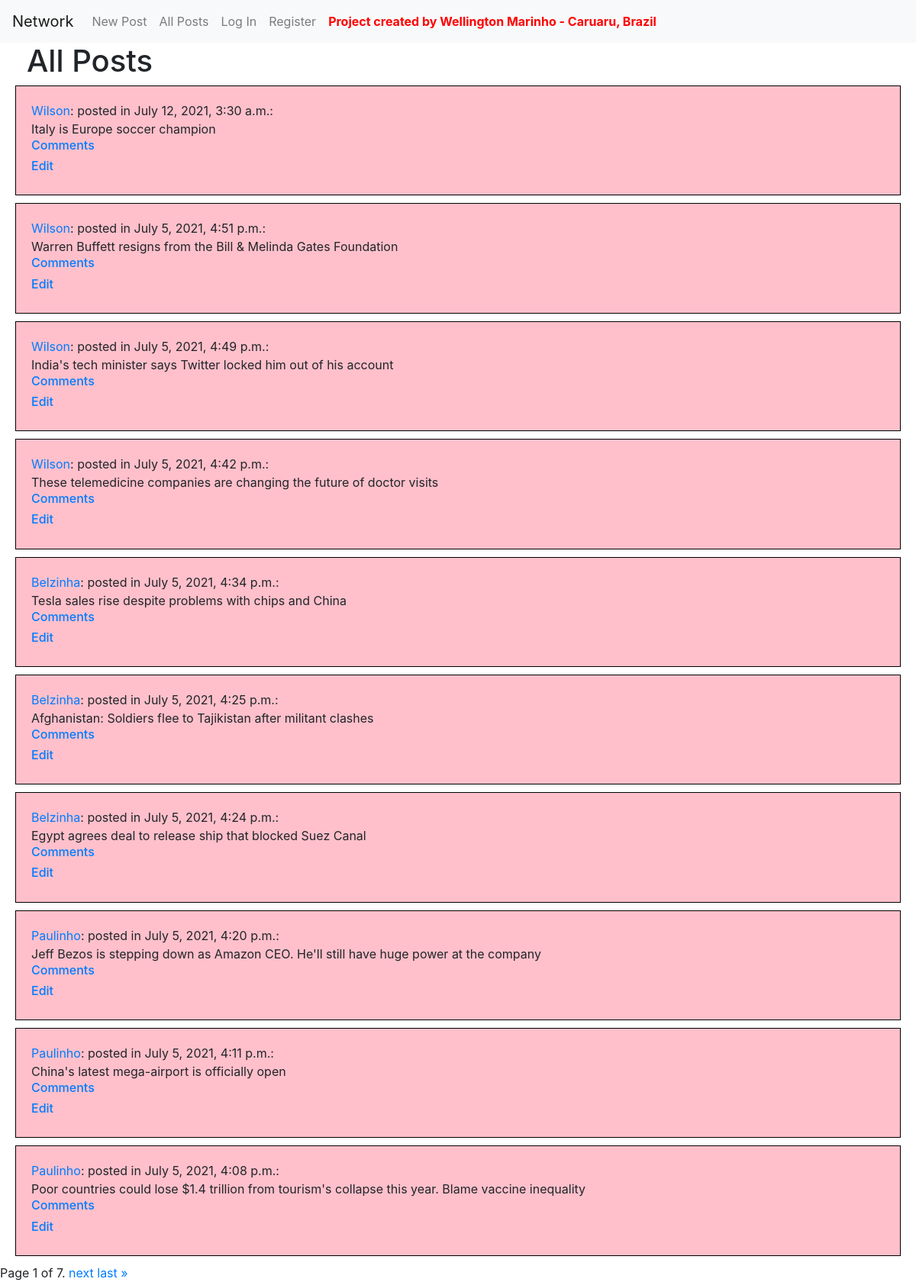
Page /all_posts on the committed database.
### network/models.py (models this page shows, shortened)
class Post(models.Model):
    content = models.CharField(max_length=264)
    time_of_creation = models.DateTimeField(default=timezone.now)
    creator = models.ForeignKey(User, on_delete=models.CASCADE, related_name="posts")
    now = datetime.now()

class User(AbstractUser):
    pass

### network/views.py (the view)
# urls.py: path("all_posts", views.all_posts, name="all_posts"),
def all_posts(request):
    post_list = Post.objects.all()
    post_list = post_list.order_by("-time_of_creation").all()
    paginator = Paginator(post_list, 10) # Show 10 contacts per page.
    page_number = request.GET.get('page', 1)
    page_obj = paginator.get_page(page_number)
    return render(request, 'network/all_posts.html', {'page_obj': page_obj})

### network/templates/network/all_posts.html (shortened to what this page needs)
{% extends "network/layout.html" %}
{% block body %}
        <h1 style="margin-left: 35px;">All Posts</h1>
        {% for post in page_obj %}
            <div class="well">
              <a href="{% url 'profile' post.creator.id %}">{{ post.creator }}</a>: posted in {{ post.time_of_creation }}: <br> {{ post.content }} <br>
              <h6><a href="{% url 'comment' post.id %}">Comments</a></h6>
              <h6><a href="{% url 'edit' post.id %}">Edit</a></h6>
            </div>
        {% endfor %}
        <div class="pagination">
            <span class="step-links">
                <span class="current">
                    Page {{ page_obj.number }} of {{ page_obj.paginator.num_pages }}.
                </span>
                {% if page_obj.has_next %}
                    <a href="?page={{ page_obj.next_page_number }}">next</a>
                    <a href="?page={{ page_obj.paginator.num_pages }}">last &raquo;</a>
                {% endif %}
            </span>
        </div>
{% endblock %}

### network/templates/network/layout.html (shortened to what this page needs)
{% load static %}
<!DOCTYPE html>
<html lang="en">
    <head>
        <link rel="stylesheet" href="https://stackpath.bootstrapcdn.com/bootstrap/4.4.1/css/bootstrap.min.css">
        <link href="{% static 'network/styles.css' %}" rel="stylesheet">
    </head>
    <body>
        <nav class="navbar navbar-expand-lg navbar-light bg-light">
            <a class="navbar-brand" href="#">Network</a>
            <div>
              <ul class="navbar-nav mr-auto">
                <li class="nav-item">
                  <a class="nav-link" href="{% url 'index' %}">New Post</a>
                </li>
                <li class="nav-item">
                  <a class="nav-link" href="{% url 'all_posts' %}">All Posts</a>
                </li>
                {% if user.is_authenticated %}
                    <li class="nav-item">
                        <a class="nav-link" href="{% url 'follower_index' %}">Following</a>
                    </li>
                    <li class="nav-item">
                        <a class="nav-link" href="{% url 'logout' %}">Log Out</a>
                    </li>
                {% else %}
                    <li class="nav-item">
                        <a class="nav-link" href="{% url 'login' %}">Log In</a>
                    </li>
                    <li class="nav-item">
                        <a class="nav-link" href="{% url 'register' %}">Register</a>
                    </li>
                {% endif %}
                <li class="nav-item">
                    <a class="nav-link" href="#"><strong style="color: red;">Project created by Wellington Marinho - Caruaru, Brazil</strong></a>
                </li>
              </ul>
            </div>
          </nav>
        <div class="body">
            {% block body %}
            {% endblock %}
        </div>
    </body>
</html>

### network/templates/network/layout.html (style rules this page uses)
.well { background-color: pink; border: 1px solid black; padding: 20px; margin-bottom: 10px; margin-left: 20px; margin-right: 20px; }

### rows in the picture
Post: creator "Wilson", time_of_creation "July 12, 2021, 3:30 a.m.", content "Italy is Europe soccer champion"
Post: creator "Wilson", time_of_creation "July 5, 2021, 4:51 p.m.", content "Warren Buffett resigns from the Bill & Melinda Gates Foundation"
Post: creator "Wilson", time_of_creation "July 5, 2021, 4:49 p.m.", content "India's tech minister says Twitter locked him out of his account"
Post: creator "Wilson", time_of_creation "July 5, 2021, 4:42 p.m.", content "These telemedicine companies are changing the future of doctor visits"
Post: creator "Belzinha", time_of_creation "July 5, 2021, 4:34 p.m.", content "Tesla sales rise despite problems with chips and China"
Post: creator "Belzinha", time_of_creation "July 5, 2021, 4:25 p.m.", content "Afghanistan: Soldiers flee to Tajikistan after militant clashes"
Post: creator "Belzinha", time_of_creation "July 5, 2021, 4:24 p.m.", content "Egypt agrees deal to release ship that blocked Suez Canal"
Post: creator "Paulinho", time_of_creation "July 5, 2021, 4:20 p.m.", content "Jeff Bezos is stepping down as Amazon CEO. He'll still have huge power at the company"
Post: creator "Paulinho", time_of_creation "July 5, 2021, 4:11 p.m.", content "China's latest mega-airport is officially open"
Post: creator "Paulinho", time_of_creation "July 5, 2021, 4:08 p.m.", content "Poor countries could lose $1.4 trillion from tourism's collapse this year. Blame vaccine inequality"

### other values in the picture
{{ page_obj.number }} "1"
{{ page_obj.paginator.num_pages }} "7"
